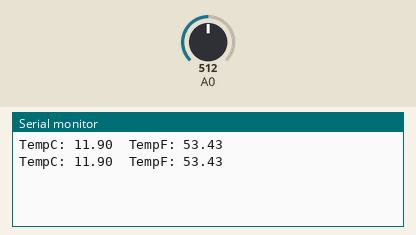
This sketch was run on a simulated Arduino Uno, built with avr-gcc and run on an emulated ATmega328P. On the bench: the last lines printed to the serial monitor. Inputs (shaded band) come from the test bench; at power-on: A0 = 512.

Above: at 1.8 s.
1.9 s: A0 set to 716
At 2.8 s:
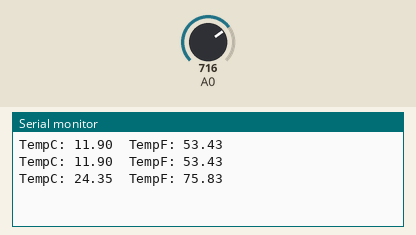
3.4 s: A0 set to 900
At 4.5 s:
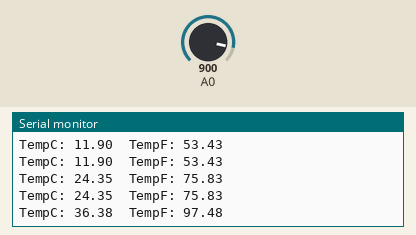
Timing chart, 0 to 6.4 s (numbered marks = the images above; inputs shaded):
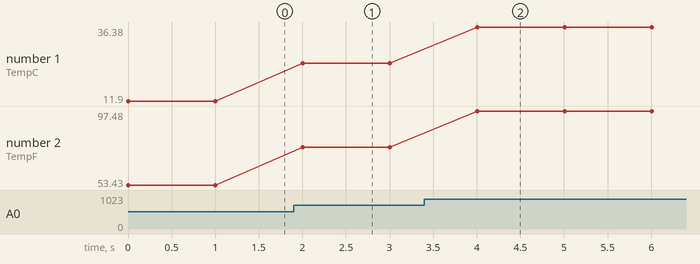

Measured:
- after the input at 1.9 s, the serial monitor: prints a new line after 0.10 s (image 1)
- after the input at 3.4 s, the serial monitor: prints a new line after 0.61 s (image 2)
- plotted number 1: 11.9 → 24.35 after the input at 1.9 s, 24.35 → 36.38 after the input at 3.4 s
- plotted number 2: 53.43 → 75.83 after the input at 1.9 s, 75.83 → 97.48 after the input at 3.4 s

The sketch:

P8.ino
```cpp
/* Title: Write a program to show the temperature and shows a graph of the recent measurements.
   Name:- Manav Uttekar
   Roll No:- 71
*/

float temperatureC;
float temperatureF;

void setup() {
  Serial.begin(9600);
}

void loop() {
  int a = analogRead(A0); // Read the thermistor value
  float resistance = 10000.0 * (1453.0 / a - 1); // Calculate the resistance
  temperatureC = 1.0 / (log(resistance / 10000.0) / 3950 + 1.0 / 298.15) - 273.15; // Celsius

  // Convert to Fahrenheit
  temperatureF = (temperatureC * 9.0 / 5.0) + 32.0;

  // Send temperature data to Serial Plotter
  Serial.print("TempC: ");
  Serial.print(temperatureC);
  Serial.print("\t");
  Serial.print("TempF: ");
  Serial.println(temperatureF);

  delay(1000); // Update every second
}
```
